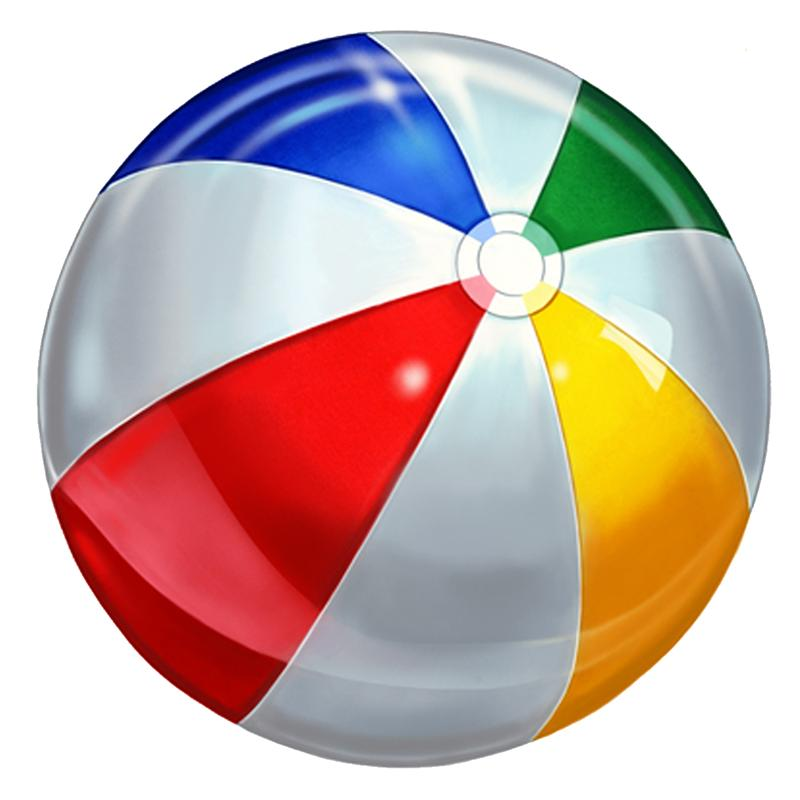
%> input picture Εργασία 2/CV_2-TRANSFORMATIONS/ball.jpg, 800 x 800 px
$ octave --eval "analyzeAndDisplayImage(imread('CV_2-TRANSFORMATIONS/ball.jpg'));"   (GNU Octave 9; MATLAB toolbox functions it lacks are replaced by stand-ins)
%> lines starting %> are read from the running program, lines starting %| are printed output that depends on the picture; in (x1, y1, x2, y2) boxes, pixels count from 0 and x2, y2 are one past the last pixel; in counts of white or black regions, pixels touching at a corner belong together; the program's own positions count from 1
### Εργασία 2/checkType.m
% define type of image
function checkType(I)
    dims = length(size(I));
    disp(['Dimensions: ', num2str(dims)]);

    % if it's 2D image
   if dims == 2
    if islogical(I)
        disp('Is binary image only black (0) and white (1).');
    else
        disp('Is grayscale image.');
    end

    % if it's  3D image
  elseif dims == 3
        if size(I, 3) == 3
            disp('Is RGB image');
        else
            disp('3D image but not RGB');
        end
    else
        disp('The image has unexpected dimensions.');
   end

end

### Εργασία 2/convertImage.m
% image conversion function
function convertImage(I)
    % check dimensions of the image
    dims = length(size(I));

    if dims == 3  % if the image is RGB
        % convert RGB to grayscale
        grayI = rgb2gray(I);
        disp('converted to grayscale from RGB');

        % convert grayscale to binary
        binaryI = imbinarize(grayI);  % first normalize and then put the threshold
        disp('converted to binary');

        % plot RGB, grayscale, and binary images
        figure;
        subplot(1, 3, 1); % first subplot
        imshow(I);
        title('RGB image');

        subplot(1, 3, 2); % second subplot
        imshow(grayI);
        title('grayscale image');

        subplot(1, 3, 3); % third subplot
        imshow(binaryI);
        title('binary image');

        % plot histograms
        figure;
        subplot(1, 2, 1);
        histogram(grayI);
        title('histogram of grayscale image');

        subplot(1, 2, 2);
        histogram(binaryI);
        title('histogram of binary image');

    elseif dims == 2  % if the image is already grayscale
        disp('already grayscale');

        % convert grayscale to binary
        binaryI = imbinarize(I);
        disp('converted to binary');

        % plot grayscale and binary images
        figure;
        subplot(1, 2, 1); % first subplot
        imshow(I);
        title('grayscale image');

        subplot(1, 2, 2); % second subplot
        imshow(binaryI);
        title('binary image');

        % plot histograms
        figure;
        subplot(1, 2, 1);
        histogram(I);
        title('histogram of grayscale image');

        subplot(1, 2, 2);
        histogram(binaryI);
        title('histogram of binary image');

    else
        disp('unsupported image dimensions.');
    end
end

### Εργασία 2/analyzeAndDisplayImage.m
% function of  basic preprocessing an image
function analyzeAndDisplayImage(image)
    sizeInfo = size(image);
    disp(['Size of Image: ', num2str(sizeInfo)]);

    % check image type
    checkType(image);

    % original image
    figure;
    imshow(image);
    title(['Original Image: ']);

    % convert to different formats
    convertImage(image);
end
%| Size of Image: 800  800    3
%| Dimensions: 3
%> in convertImage, `grayI = rgb2gray(I);`:
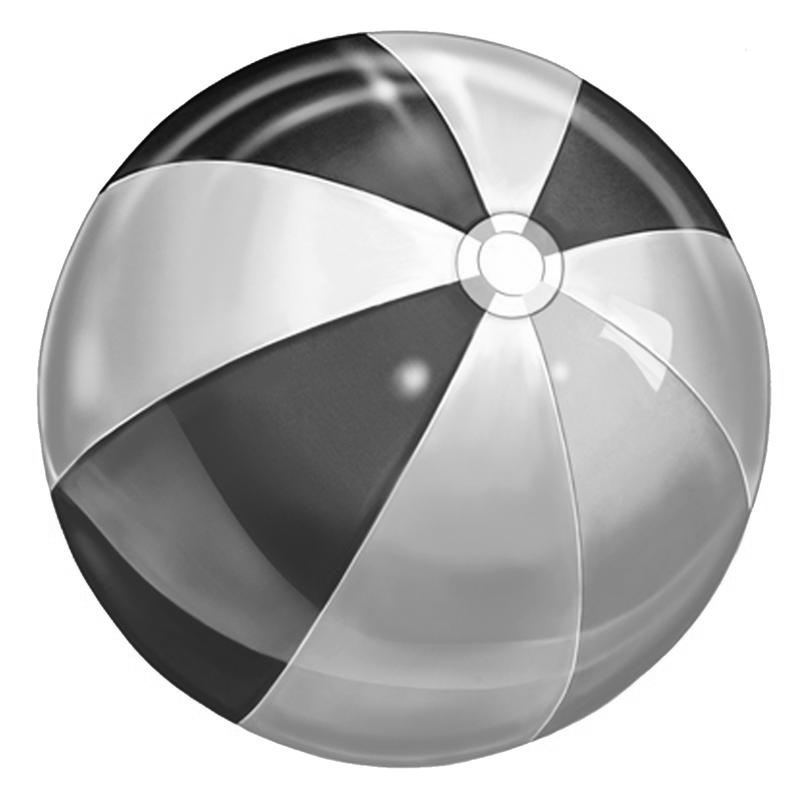
%> grayI: size 800x800 uint8; min 4, max 255, mean 184
%> in convertImage, `binaryI = imbinarize(grayI);`:
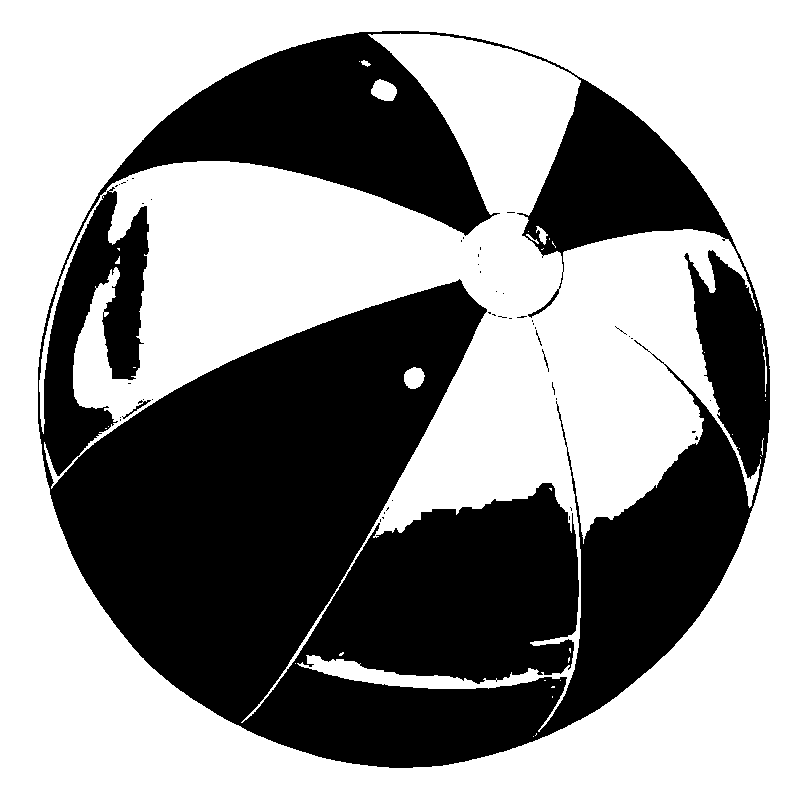
%> binaryI: size 800x800 logical; 57.6% white; 48 black regions (44 under 20 px), largest, box (x1, y1, x2, y2) and area: (38, 31, 770, 768) 270967, (122, 400, 151, 419) 84, (542, 349, 549, 372) 32, (536, 330, 542, 346) 22
%> `analyzeAndDisplayImage(imread('CV_2-TRANSFORMATIONS/ball.jpg'));`:
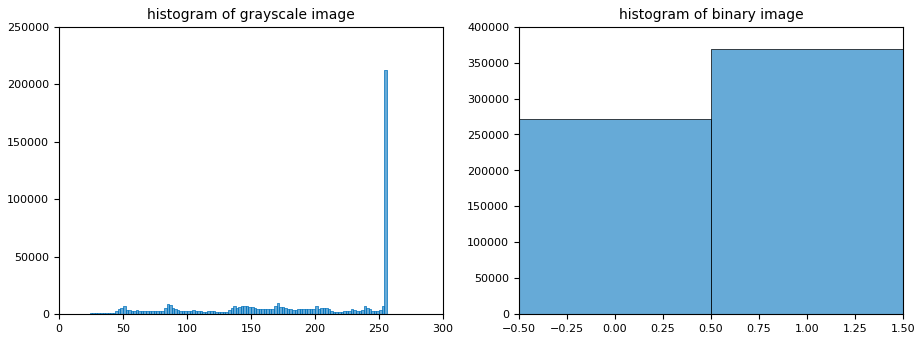
%> figure redrawn from the program's plot data, 2 panels; panel 1: tallest bar 211984 high, from x = 254 to 256

$ run again, on Εργασία 2/CV_2-TRANSFORMATIONS/beach.jpg
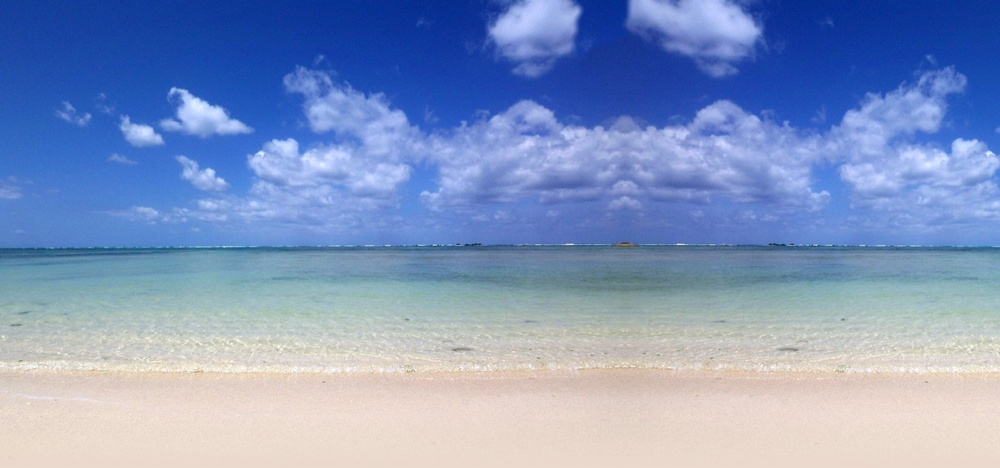
%> input picture Εργασία 2/CV_2-TRANSFORMATIONS/beach.jpg, 1000 x 468 px, shrunk from 1600 x 749 before the run
%| Size of Image: 468  1000     3
%| Dimensions: 3
%> in convertImage, `binaryI = imbinarize(grayI);`:
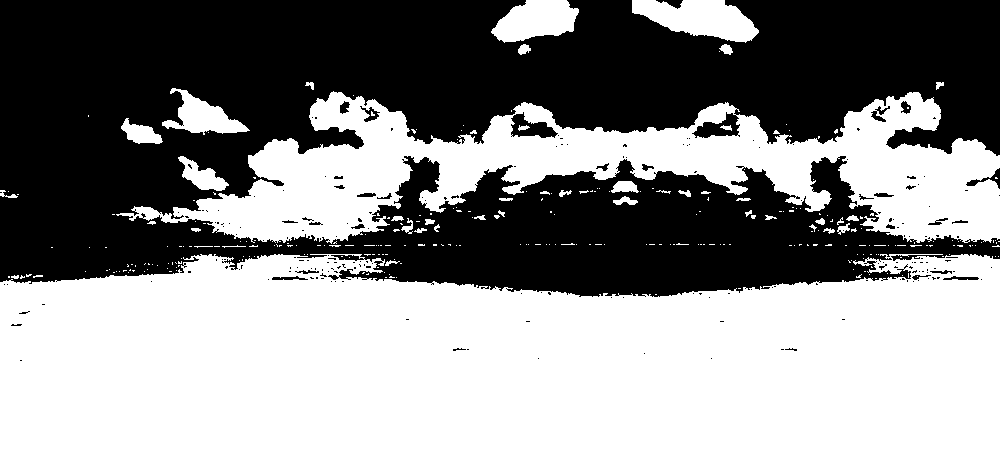
%> binaryI: size 468x1000 logical; 55.3% white; 205 black regions (177 under 20 px), largest, box (x1, y1, x2, y2) and area: (0, 0, 1000, 297) 206399, (511, 112, 558, 138) 616, (966, 168, 1000, 189) 181
%> `analyzeAndDisplayImage(imread('CV_2-TRANSFORMATIONS/ball.jpg'));`:
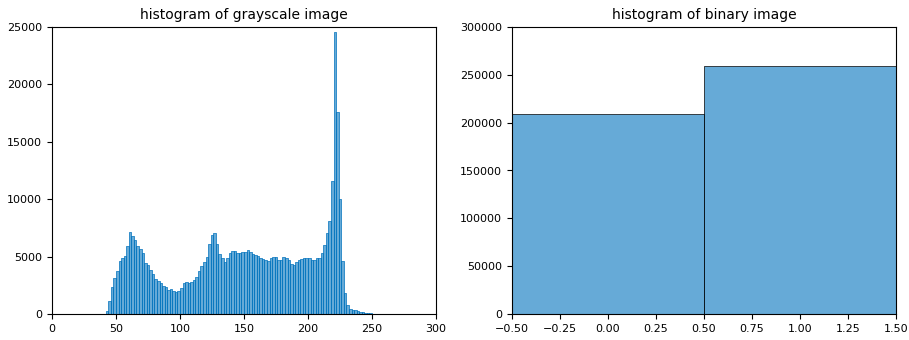
%> figure redrawn from the program's plot data, 2 panels; panel 1: tallest bar 24589 high, from x = 220 to 222

$ run again, on Εργασία 2/CV_2-TRANSFORMATIONS/pudding.png
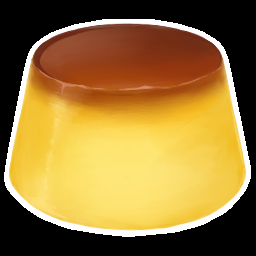
%> input picture Εργασία 2/CV_2-TRANSFORMATIONS/pudding.png, 256 x 256 px
%| Size of Image: 256  256    3
%| Dimensions: 3
%> in convertImage, `binaryI = imbinarize(grayI);`:
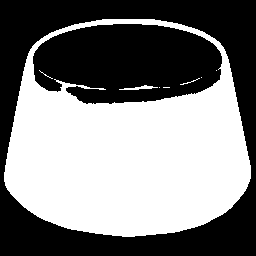
%> binaryI: size 256x256 logical; 49.7% white; 8 white regions (5 under 20 px), largest, box (x1, y1, x2, y2) and area: (4, 19, 251, 237) 32420, (119, 85, 158, 90) 86, (180, 78, 200, 85) 23
%> `analyzeAndDisplayImage(imread('CV_2-TRANSFORMATIONS/ball.jpg'));`:
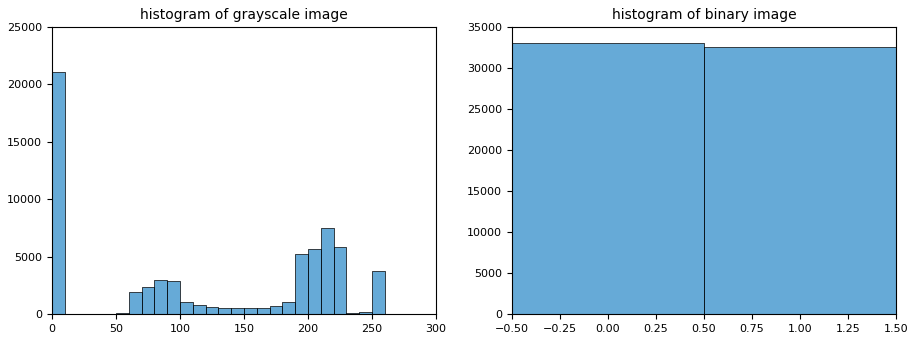
%> figure redrawn from the program's plot data, 2 panels; panel 1: tallest bar 21067 high, from x = 0 to 10
